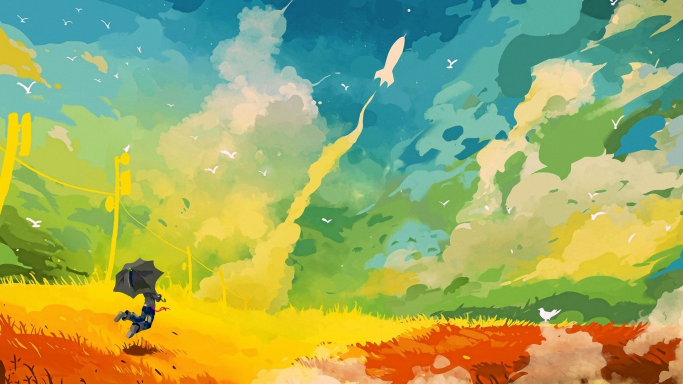
#> input picture art.jpg, 1366 x 768 px (shown at 1/2 size)
$ python test.py
#> lines starting #> are read from the running program, lines starting #| are printed output that depends on the picture; long printed decimals are rounded
"""закодовує зобр. за допомогою RSA + інш.метод"""
import numpy as np
import cv2
import math
np.seterr(over='ignore')

# img = cv2.imread('c906c7feb240696654dab85689eccff1--acrylic-paintings-art-paintings.jpg',0)
img = cv2.imread('art.jpg',0)
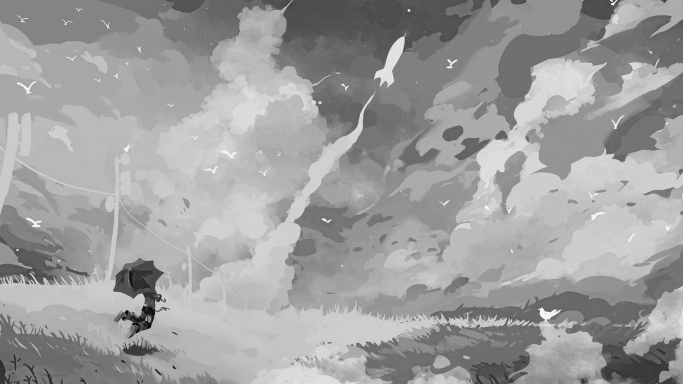
#> img: shape (768, 1366) (shown at 1/2 size); min 0, max 252, mean 158.4


print("base")
base = img.copy()
height, width = base.shape[:2]
#> height = 768; width = 1366
base = cv2.resize(base,(int(width/8), int(height/8)), interpolation = cv2.INTER_CUBIC)
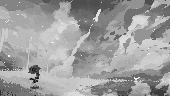
#> base: shape (96, 170); min 0, max 255, mean 158.4
base = base.astype(np.float64)
cv2.imshow('base',base.astype(np.uint8))
cv2.imwrite('base.jpg',base.astype(np.uint8))
height, width = base.shape[:2]
#> height = 96; width = 170
print("розміри ",height, width)
#| розміри  96 170
code = np.zeros((height, width), dtype=np.float64)
decode = np.zeros((height, width), dtype=np.float64)
print(base)
#> (printed output is left out)
with open("base.txt","w") as w_base:
    for i in range(height):
        for j in range(width):
            w_base.write("{} ".format(base.astype(np.uint8)[i][j]))
        w_base.write("\n")

p=19
q=61
n=p*q
f=(p-1)*(q-1)    #1080
e=23
d=2207


print("code")
for i in range(0,height,2):
    line_x = iter(base[i])
    line_y = iter(base[i+1])
    # print(i)
    for j in range(width):
        x = next(line_x)
        y = next(line_y)
        code[i][j] = x-y + (height - (i+1)) * (j+1) * ((p**e)%(f - (i+1)))         #x`
        code[i+1][j] = 2*x*y + (height - (i+2)) * (j+1) * ((q**d)%(f - (i+2)))         #y`
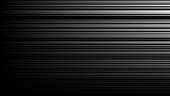
#> code: shape (96, 170) float64; min 397, max 13574610, mean 1904166.2; drawn with min black and max white

print(code)
#> (printed output is left out)
cv2.imshow('code',code.astype(np.uint8))
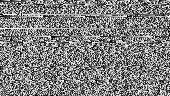
#> window 'code': shape (96, 170); min 0, max 255, mean 127.4
cv2.imwrite('code.jpg',code.astype(np.uint8))
with open("code.txt","w") as w_code:
    for i in range(height):
        for j in range(width):
            w_code.write("{} ".format(code.astype(np.uint8)[i][j]))
        w_code.write("\n")


print("transfer")

min_val = min([min(i) for i in code])
#> min_val = 397
max_val = max([max(i) for i in code])
#> max_val = 13574610
transfer = np.zeros((height, width), dtype=np.float64)
for i in range(height):
    for j in range(width):
        transfer[i][j] = (256*(code[i][j]-min_val))/(max_val-min_val)
print("max ",max_val)
#| max  13574610.0
print("min ",min_val)
#| min  397.0
print("delta ",(max_val-min_val)/256)
#| delta  53024.270
print(transfer)
#> (printed output is left out)

cv2.imshow('transfer',transfer.astype(np.uint8))
cv2.imwrite('transfer.jpg',transfer.astype(np.uint8))
with open("transfer.txt","w") as w_transfer:
    for i in range(height):
        for j in range(width):
            w_transfer.write("{} ".format(transfer.astype(np.uint8)[i][j]))
        w_transfer.write("\n")


print("back transfer")

back_transfer = np.zeros((height, width), dtype=np.float64)
for i in range(height):
    for j in range(width):
        back_transfer[i][j] = (transfer[i][j]*(max_val-min_val))/256 + min_val
print(back_transfer)
#> (printed output is left out)

cv2.imshow('back transfer',back_transfer.astype(np.uint8))
cv2.imwrite('back_transfer.jpg',back_transfer.astype(np.uint8))
with open("back_transfer.txt","w") as w_back_transfer:
    for i in range(height):
        for j in range(width):
            w_back_transfer.write("{} ".format(back_transfer.astype(np.uint8)[i][j]))
        w_back_transfer.write("\n")


print("decode")

for i in range(0,height,2):
    line_x = iter(code[i])
    line_y = iter(code[i+1])
    # print(i)
    for j in range(width):
        x = next(line_x)
        y = next(line_y)
        # print(i,j,sep=',')
        a_m = x - (height-(i+1)) * (j+1) * ((p**e)%(f-(i+1)))
        b_m = ( y - (height - (i+2)) * (j+1) * ((q**d)%(f - (i+2))) )/2
        d_m = (a_m)**2 + 4*b_m
        # print(a_m,b_m,d_m)
        decode[i][j] = (a_m + math.sqrt(d_m))/2        #x`
        decode[i+1][j] = (2*b_m) / (a_m + math.sqrt(d_m))         #y`


print(decode)
#> (printed output is left out)
cv2.imshow('decode',decode.astype(np.uint8))
cv2.imwrite('decode.jpg',decode.astype(np.uint8))
with open("decode.txt","w") as w_decode:
    for i in range(height):
        for j in range(width):
            w_decode.write("{} ".format(decode.astype(np.uint8)[i][j]))
        w_decode.write("\n")


print("decode with back transfer")
decode_back_transfer = np.zeros((height, width), dtype=np.float64)

for i in range(0,height,2):
    line_x = iter(back_transfer[i])
    line_y = iter(back_transfer[i+1])
    # print(i)
    for j in range(width):
        x = next(line_x)
        y = next(line_y)
        # print(i,j,sep=',')
        a_m = x - (height-(i+1)) * (j+1) * ((p**e)%(f-(i+1)))
        b_m = ( y - (height - (i+2)) * (j+1) * ((q**d)%(f - (i+2))) )/2
        d_m = (a_m)**2 + 4*b_m
        # print(a_m,b_m,d_m)
        decode_back_transfer[i][j] = (a_m + math.sqrt(d_m))/2        #x`
        decode_back_transfer[i+1][j] = (2*b_m) / (a_m + math.sqrt(d_m))         #y`


print(decode_back_transfer)
#> (printed output is left out)
cv2.imshow('back_decode',decode_back_transfer.astype(np.uint8))
cv2.imwrite('decode_back_transfer.jpg',decode_back_transfer.astype(np.uint8))
with open("decode_back_transfer.txt","w") as w_decode_back_transfer:
    for i in range(height):
        for j in range(width):
            w_decode_back_transfer.write("{} ".format(decode_back_transfer.astype(np.uint8)[i][j]))
        w_decode_back_transfer.write("\n")


print("delta transfer")

delta_back_decode = np.zeros((height, width), dtype=np.float64)
delta_decode = np.zeros((height, width), dtype=np.float64)
for i in range(height):
    for j in range(width):
        delta_back_decode[i][j] = math.fabs(decode_back_transfer[i][j] - base[i][j])
        delta_decode[i][j] = math.fabs(decode[i][j] - base[i][j])
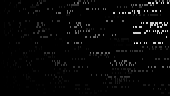
#> delta_back_decode: shape (96, 170) float64; 0.01% of the values are NaN or infinite; the others: min 0, max 5.74e-10, mean 1.48e-11; drawn with min black, max white, NaN and infinite black
#> delta_decode: shape (96, 170) float64; 0.01% of the values are NaN or infinite; the others: min 0, max 0, mean 0

delta_module_back_decode = max(max(i) for i in delta_back_decode)
#> delta_module_back_decode = 5.74e-10
delta_module_decode = max(max(i) for i in delta_decode)
#> delta_module_decode = 0

print(delta_back_decode)
#> (printed output is left out)
print(delta_decode)
#> (printed output is left out)

print("delta_module_back_decode ",delta_module_back_decode)
#| delta_module_back_decode  5.737774699809961e-10
print("delta_module_decode ",delta_module_decode)
#| delta_module_decode  0.0

# print(max(*code))
# cv2.destroyAllWindows()

k = cv2.waitKey(0)
#> (key Esc is pressed here)
if k == 27:         # wait for ESC key to exit
    cv2.destroyAllWindows()


# elif k == ord('s'): # wait for 's' key to save and exit
    # cv2.imwrite('messigray.png',img)
    # cv2.destroyAllWindows()
